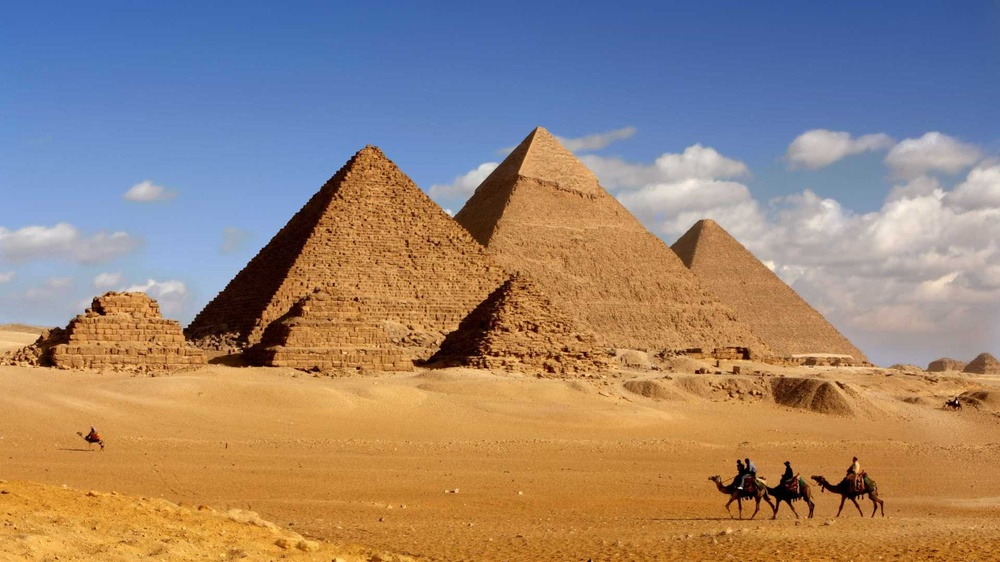
#> input picture imagens/mmq/11.jpg, 1000 x 562 px, shrunk from 1920 x 1080 before the run
$ jupyter execute 'Projeto 2 - Método dos Mínimos Quadrados.ipynb'   (shell and % lines are left out)
#> lines starting #> are read from the running program, lines starting #| are printed output that depends on the picture; after the words box and inside, x2 and y2 are one past the last pixel; in counts of white or black regions, pixels touching at a corner belong together
[cell 1]
import matplotlib.pylab as plt
import numpy as np

[cell 2]
def plti(im, h=8, **kwargs):
    y = im.shape[0]
    x = im.shape[1]
    w = (y/x) * h
    plt.figure(figsize=(w,h))
    plt.imshow(im, **kwargs)
    plt.axis('off')

[cell 3]
img = plt.imread("imagens/mmq/11.jpg")
#> img is the input picture: shape (562, 1000, 3); mean R, G, B 154.1, 133.6, 119.4
plti(img, h=30)

[cell 4]
def to_grayscale(im, weights = np.c_[0.2989, 0.5870, 0.1140]):
    tile = np.tile(weights, reps=(im.shape[0],im.shape[1],1))
    return 256 - np.sum(tile * im, axis=2)
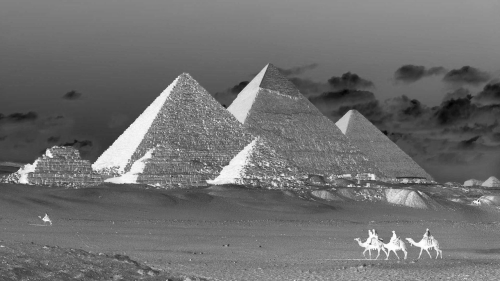
#> returned value: shape (562, 1000) float64 (shown at 1/2 size); min 16.42, max 256, mean 121.7; drawn with min black and max white

[cell 5]
blk = to_grayscale(img, [0.33, 0.33, 0.33])
plti(blk, 30, cmap='Greys')

[cell 6]
from scipy.signal import convolve2d

# sobel_d = np.c_[
#     [-2,-1, 0],
#     [-1, 0, 1],
#     [ 0, 1, 2]]

# sobel_x = np.c_[
#     [-1, 0, 1],
#     [-2, 0, 2],
#     [-1, 0, 1]]

# sobel_u = np.c_[
#     [ 0, 1, 2],
#     [-1, 0, 1],
#     [-2,-1, 0]]

# sobel_y = np.c_[
#     [ 1, 2, 1],
#     [ 0, 0, 0],
#     [-1,-2,-1]]

sobel_d = np.c_[
    [ 2, 1, 0],
    [ 1, 0,-1],
    [ 0,-1,-2]]

sobel_x = np.c_[
    [ 1, 0,-1],
    [ 2, 0,-2],
    [ 1, 0,-1]]

sobel_u = np.c_[
    [ 0,-1,-2],
    [ 1, 0,-1],
    [ 2, 1, 0]]

sobel_y = np.c_[
    [-1,-2,-1],
    [ 0, 0, 0],
    [ 1, 2, 1]]

def convolve(img, window):
    return convolve2d(img, window, mode="same", boundary="symm")
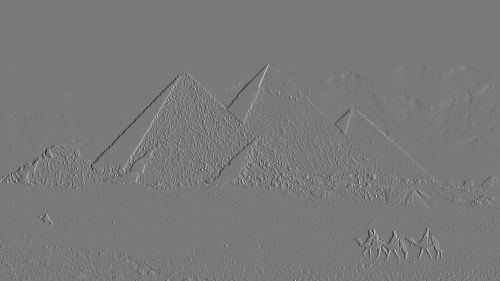
#> returned value: shape (562, 1000) float64 (shown at 1/2 size); min -699.3, max 763, mean -0.1; drawn with min black and max white

[cell 7]
aux = np.maximum(abs(convolve(blk, sobel_y)), abs(convolve(blk, sobel_x)))
#> in convolve (call 2), `return convolve2d(img, window, mode="same", boundary="symm")`:
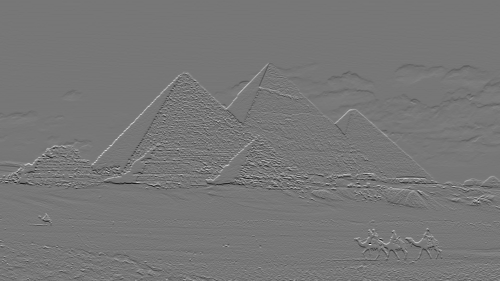
#> returned value: shape (562, 1000) float64 (shown at 1/2 size); min -652.7, max 740.9, mean -0.2; drawn with min black and max white
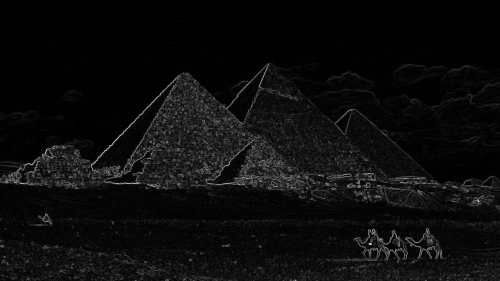
#> aux: shape (562, 1000) float64 (shown at 1/2 size); min 0, max 763, mean 38.9; drawn with min black and max white
aux = np.maximum(abs(convolve(blk, sobel_u)), aux)
aux = np.maximum(abs(convolve(blk, sobel_d)), aux)
plti(aux, 30, cmap='Greys')

[cell 8]
def simple_threshold(img, threshold=128):
#> called with threshold = 254
    return ((img > threshold) * 255).astype("uint8")
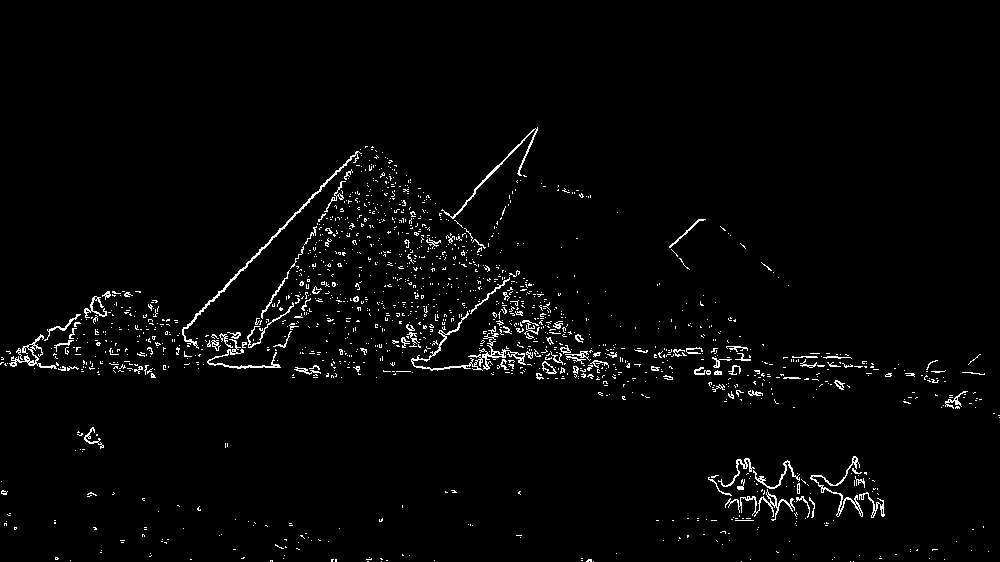
#> returned value: shape (562, 1000); 2.3% white in thin lines or dots, all inside (x1, y1, x2, y2) = (0, 127, 1000, 562)

[cell 9]
thr = simple_threshold(aux, (aux.max() + aux.min()) // 3)
plti(thr, 30, cmap='Greys')

[cell 10]
from math import sqrt

def get_AB(points):
    A = np.array([(point[0], 1) for point in points])
    B = np.array([(point[1],) for point in points])
    return A, B

def get_ABW(points, point):
    A = np.array([(p[0], 1) for p in points])
    B = np.array([(p[1],) for p in points])
    auxW = [sqrt((point[0] - p[0])**2 + (point[1] - p[1])**2) for p in points]
    maxW = max(auxW)
    W = np.diag([1 - (w/maxW) for w in auxW])
    return A, B, W

[cell 11]
def least_square(A, B):
    ATA = A.T.dot(A)
    ATB = A.T.dot(B)
    mat = np.concatenate([ATA, ATB], axis=1)
    for i in range(2):
        mat = mat / mat[:,[i]]
        for j in range(2):
            if j != i:
                mat[[j],:] -= mat[[i],:]
    for i in range(2):
        mat[[i],:] /= mat[i,i]
    return mat[0,2], mat[1,2], lambda x : mat[0,2]*x + mat[1,2]

def weigth_least_square(A, B, W):
    ATA = A.T.dot(W).dot(A)
    ATB = A.T.dot(W).dot(B)
    mat = np.concatenate([ATA, ATB], axis=1)
    for i in range(2):
        mat = mat / mat[:,[i]]
        for j in range(2):
            if j != i:
                mat[[j],:] -= mat[[i],:]
    for i in range(2):
        mat[[i],:] /= mat[i,i]
    return mat[0,2], mat[1,2], lambda x : mat[0,2]*x + mat[1,2]

[cell 12]
def get_points(img, y, x, lenY, lenX, error):
    points = [(x, y)]
    img[y, x] -= 1
    minX = x - error
    minY = y - error
    maxX = x + error + 1
    maxY = y + error + 1
    for j in range(max(0, minY), min(lenY, maxY)):
        for i in range(max(0, minX), min(lenX, maxX)):
            if img[j, i] == 255:
                p = get_points(img, j, i, lenY, lenX, error)
                points.extend(p)
    return points

[cell 13]
def get_components(img, error=1):
#> called with error = 2
    components = []
    (lenY, lenX) = img.shape
    for y in range(lenY):
        for x in range(lenX):
            if img[y, x] == 255:
                c = get_points(img, y, x, lenY, lenX, error)
                components.append(c)
#> after the loop, components = 755 items
    for y in range(lenY):
        for x in range(lenX):
            if img[y, x] > 0:
                img[y, x] = 255
    return [set(c) for c in components if len(c) > 1]

[cell 14]
def mae(points, func):
    error = [abs(func(x) - y) for x, y in points]
    return sum(error)/len(error)

[cell 15]
components = get_components(thr, error=2)
#> components = 560 items

[cell 16]
def get_lines(components, num=float('inf'), error=10, tol=2, it=0):
#> called with num = 20, error = 10, tol = 2, it = 5
    final_lines = []
    len_mae = lambda r: (r[0]/max_len)*(1 - (r[1]/max_mae))
    while len(components) != 0 and len(final_lines) < num:
        lines = [least_square(A, B) for A, B in [get_AB(p) for p in components]]
        metrics = [(len(p), mae(p, lines[i][2])) for i, p in enumerate(components)]
        max_len, max_mae = max([r[0] for r in metrics]), max([r[1] for r in metrics]) * tol
        ranks = sorted([(len_mae(r), i) for i, r in enumerate(metrics) if r[1] == r[1]], reverse=True)

        index = ranks[0][1]
        line = lines[index]
        size = len(components[index])
        point = (sum([p[0] for p in components[index]])/size, sum([p[1] for p in components[index]])/size)

        error_mae = error
        for p in components[index]:
            value = abs(line[2](p[0]) - p[1])
            if error_mae < value:
                error_mae = value
        for i in range(it):
            points = []
            for c in components:
                for p in c:
                    value = abs(line[2](p[0]) - p[1])
                    if error_mae >= value:
                        points.append(p)
            A, B, W = get_ABW(points, point)
            line = weigth_least_square(A, B, W)

            error_mae = error
            for p in components[index]:
                value = abs(line[2](p[0]) - p[1])
                if error_mae < value:
                    error_mae = value

        for i, c in enumerate(components):
            components[i] = [p for p in c if error_mae < abs(line[2](p[0]) - p[1])]
        components = [c for c in components if len(c) > 1]
        final_lines.append(line)
#> this loop made 17 passes
#> pass 1, in get_ABW, `W = np.diag([1 - (w/maxW) for w in auxW])`:
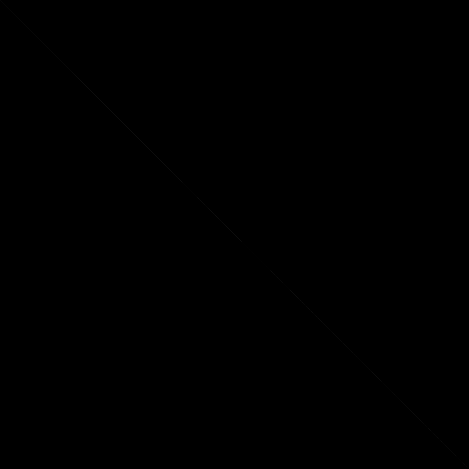
#> W: shape (8425, 8425) float64 (shown at 1/18 size); min 0, max 0.99, mean 6.96e-05
    return final_lines

[cell 17]
lines = get_lines(components[:], 20, 10, it=5)

[cell 18]
def put_line(img, line, l=2):
    foto = img.copy()
    (lenY, lenX) = img.shape
    if line[0] < 0.5 and line[0] > -0.5:
        for x in range(lenX):
            i = int(round(line[2](x)))
            for y in range(i - l, i + l + 1):
                if y >= 0 and y < lenY:
                    foto[y, x] = 255
    else:
        for y in range(lenY):
            i = int(round((y - line[1])/line[0]))
            for x in range(i - l, i + l + 1):
                if x >= 0 and x < lenX:
                    foto[y, x] = 255
    return foto

[cell 19]
foto = blk.copy()
for line in lines[:10]:
    try:
        foto = put_line(foto, line, 5)
    except Exception:
        pass
#> this loop made 10 passes
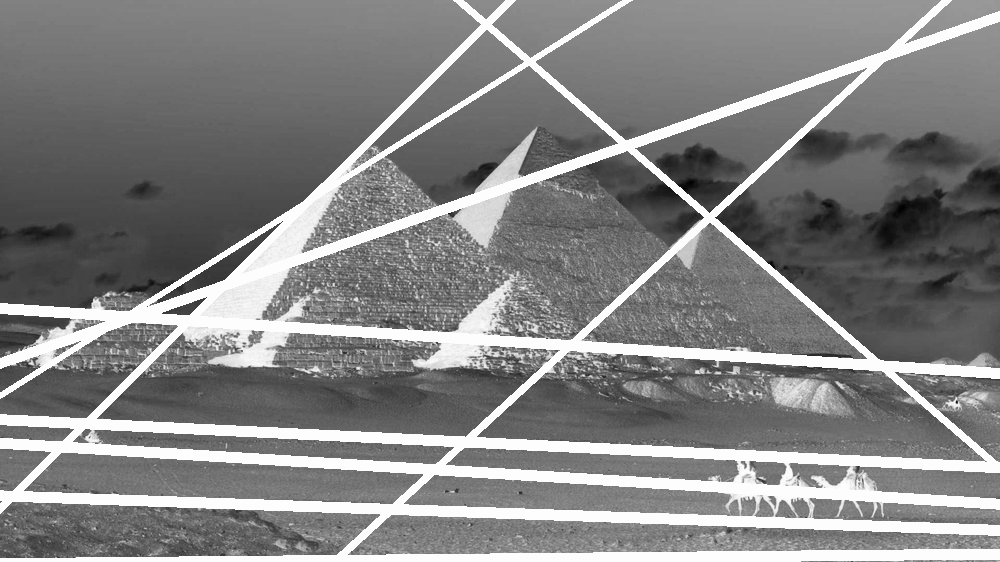
#> foto: shape (562, 1000) float64; min 16.42, max 256, mean 139.6; drawn with min black and max white
plti(foto, 30, cmap='Greys')

$ run again, with imagens/mmq/1.jpg copied over imagens/mmq/11.jpg
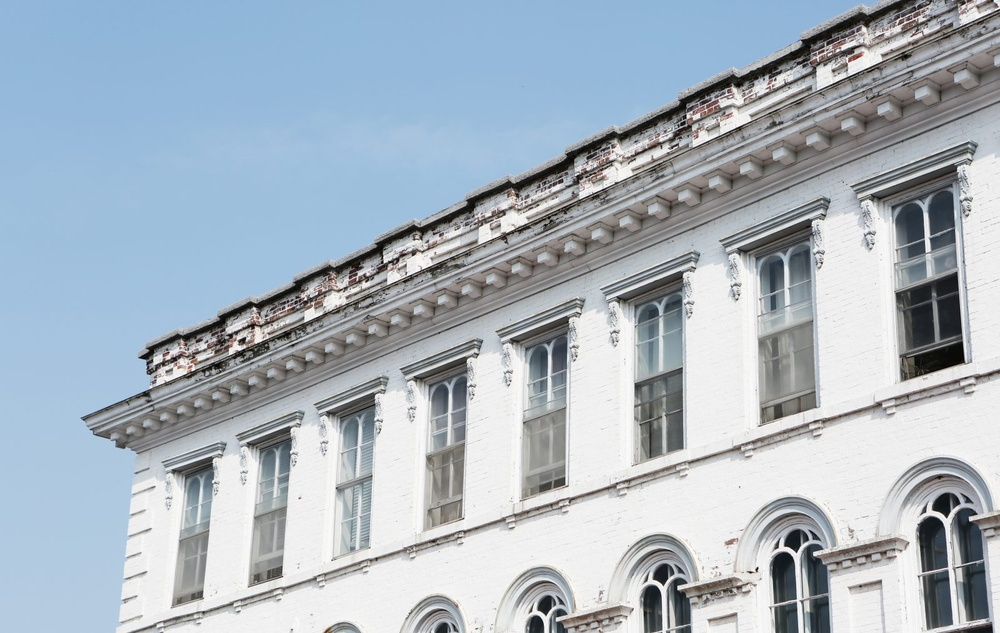
#> input picture imagens/mmq/1.jpg, 1000 x 633 px, shrunk from 1600 x 1013 before the run
#> img is the input picture: shape (633, 1000, 3); mean R, G, B 168.5, 180.1, 190.5
#> in convolve (call 3), `return convolve2d(img, window, mode="same", boundary="symm")`:
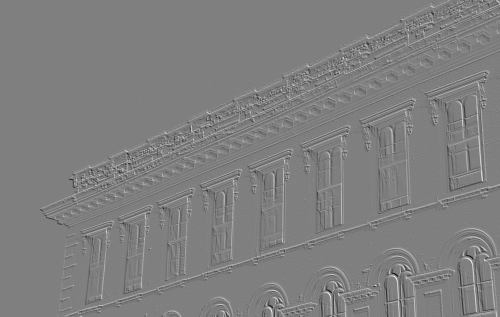
#> returned value: shape (633, 1000) float64 (shown at 1/2 size); min -832.3, max 830.3, mean -0.1; drawn with min black and max white
#> in simple_threshold, `return ((img > threshold) * 255).astype("uint8")`:
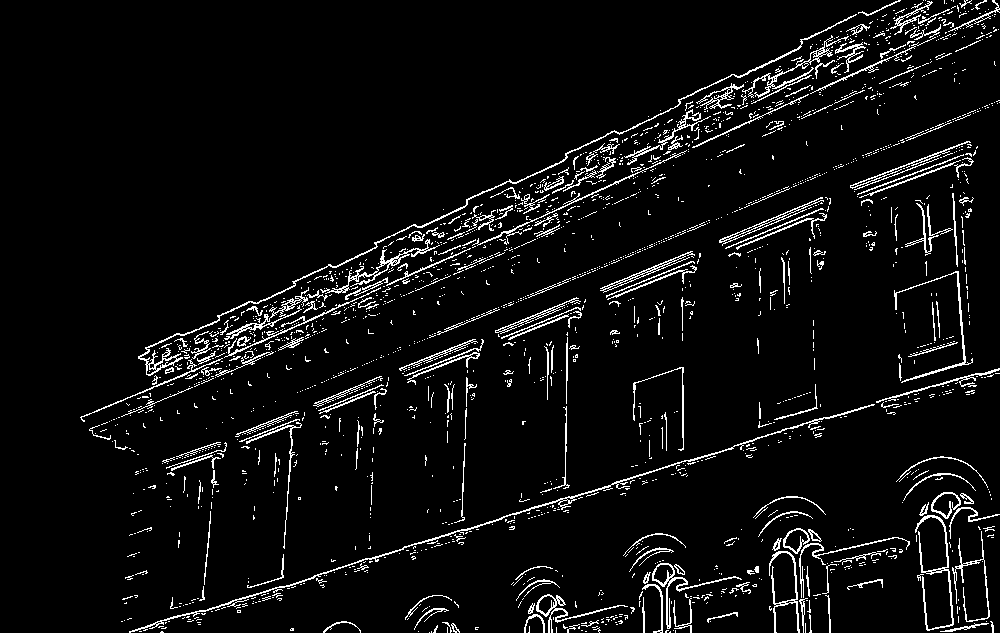
#> returned value: shape (633, 1000); 5.5% white in thin lines or dots
#> after the loop in get_components, `for y in range(lenY):`: components = []

$ run again, with imagens/mmq/10.jpg copied over imagens/mmq/11.jpg
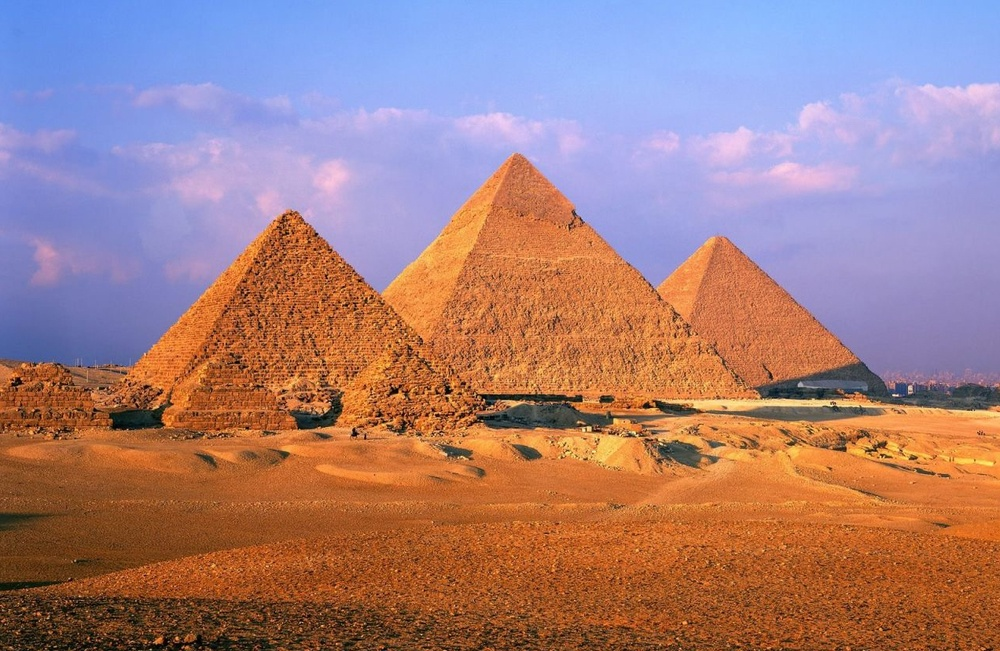
#> input picture imagens/mmq/10.jpg, 1000 x 651 px, shrunk from 1272 x 828 before the run
#> img is the input picture: shape (651, 1000, 3); mean R, G, B 164, 127.2, 127.7
#> in convolve (call 2), `return convolve2d(img, window, mode="same", boundary="symm")`:
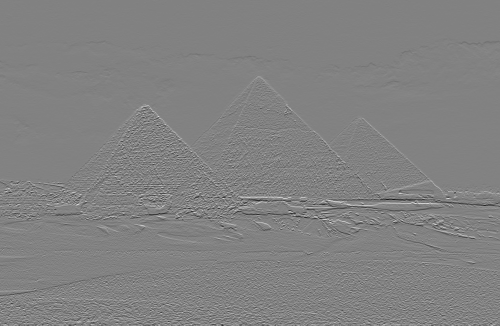
#> returned value: shape (651, 1000) float64 (shown at 1/2 size); min -717.4, max 692.7, mean 1.5; drawn with min black and max white
#> in simple_threshold, `return ((img > threshold) * 255).astype("uint8")`:
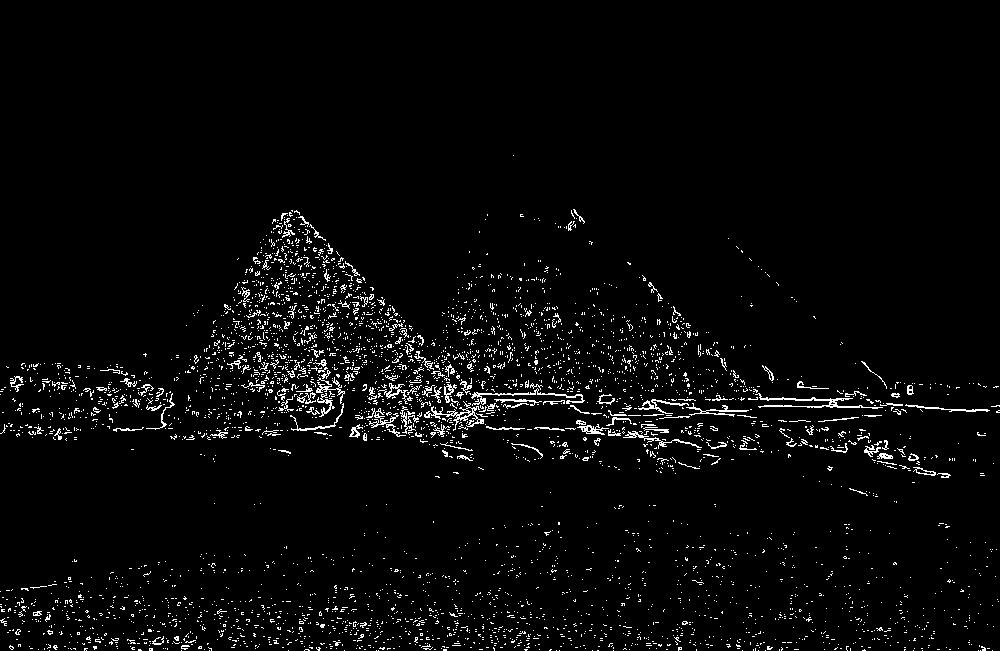
#> returned value: shape (651, 1000); 3.2% white in thin lines or dots, all inside (x1, y1, x2, y2) = (0, 155, 1000, 651)
#> after the loop in get_components, `for y in range(lenY):`: components = 363 items
